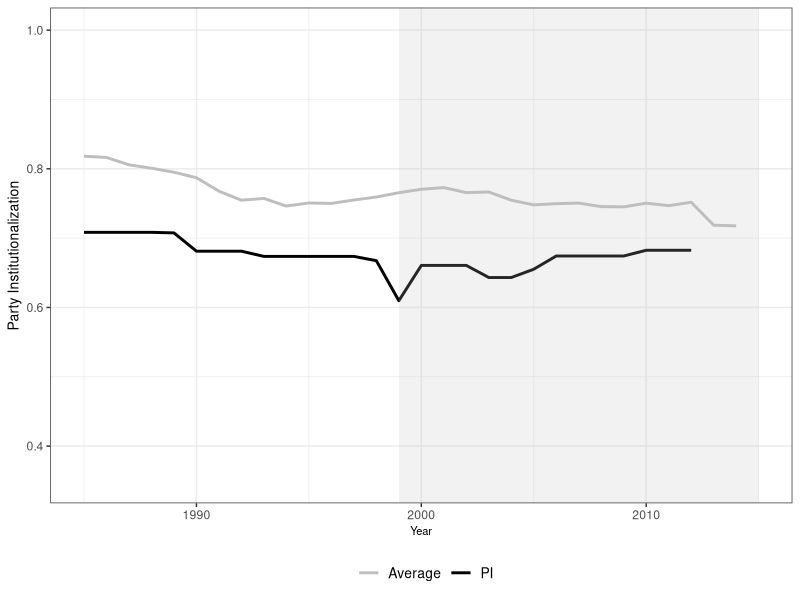

The R script that drew this image: (Note: this script raises an error after producing the figure.)
#fig 3-8
library(dplyr) 
library(readr)
library(ggplot2)
library(cowplot)
library(zoo)
#setwd("C:/Users/Darin/Documents/populism/descriptive")
`%notin%` <- function(x,y) !(x %in% y) 

df <- read_csv("time_series.csv")

###Venezuela####
dv <- df %>% 
  filter(countryname == "Venezuela")

v1 <- ggplot() +
  geom_line(data = dv, aes(x = year, y = v2xps_party, color = "v2xps_party"), size = 1) +
  geom_line(data = dv, aes(x = year, y = avg_psi, color = "average_PSI"), size = 1) +
  theme_bw() +
  geom_rect(aes(xmin = 1999, xmax = 2015, ymin = -Inf, ymax = Inf), fill = "gray", alpha= 0.2) +
  ylim(0.35,1) +
  xlim(1985, 2015) +
  ylab("Party Institutionalization") +
  xlab("Year") +
  #ggtitle("Venezuelan Party Institutionalization \nand Party Strength") +
  theme(plot.title = element_text(size = 10, lineheight=.8, face="bold"), legend.position = "bottom", legend.title=element_blank()) +
  scale_color_manual(values=c("v2xps_party"="black", "average_PSI" = "gray"), labels = c("Average", "PI"), name = "") +
  theme(legend.text=element_text(size=10), legend.title=element_text(size=10, face = "bold"),
        axis.title.x = element_text(size = 8),
        axis.title.y = element_text(size = 10)) 

v2 <- ggplot() +
  geom_line(data = dv, aes(x = year, y = normalPI, color = "normalPI"), size = 1) +
  geom_line(data = dv, aes(x = year, y = avg_nps, color = "avg_nps"), size = 1) +
  theme_bw() +
  geom_rect(aes(xmin = 1999, xmax = 2015, ymin = -Inf, ymax = Inf), fill = "gray", alpha= 0.2) +
  scale_y_continuous(limits = c(0.35, 1), position = "right") +
  xlim(1985, 2015) +
  ylab("Party Strengh") +
  xlab("Year") +
  #ggtitle("Venezuelan Party Institutionalization \nand Party Strength") +
  theme(plot.title = element_text(size = 10, lineheight=.8, face="bold"), legend.position = "bottom", legend.title=element_blank()) +
  scale_color_manual(values=c("normalPI"="black", "avg_nps" = "gray"), labels = c("Average", "Party Strength"), name = "") +
  theme(legend.text=element_text(size=10), legend.title=element_text(size=10, face = "bold"),
        axis.title.x = element_text(size = 6),
        axis.title.y = element_text(size = 10)) 


ggsave("venezuela1.jpg", plot = v1)
ggsave("venezuela2.jpg", plot = v2)
########

###Bolivia####
db <- df %>% 
  filter(countryname == "Bolivia")

b1 <- ggplot() +
  geom_line(data = db, aes(x = year, y = v2xps_party, color = "v2xps_party"), size = 1) +
  geom_line(data = db, aes(x = year, y = avg_psi, color = "average_PSI"), size = 1) +
  theme_bw() +
  geom_rect(aes(xmin = 2005, xmax = 2016, ymin = -Inf, ymax = Inf), fill = "gray", alpha= 0.2) +
  #geom_rect(aes(xmin = 2002, xmax = 2012, ymin = 0, ymax = Inf), fill = "gray", alpha= 0.2) +
  ylim(0.35,1) +
  xlim(1985, 2016) +
  ylab("Party Institutionalization") +
  xlab("Year") +
  #ggtitle("Venezuelan Party Institutionalization \nand Party Strength") +
  theme(plot.title = element_text(size = 10, lineheight=.8, face="bold"), legend.position = "bottom", legend.title=element_blank()) +
  scale_color_manual(values=c("v2xps_party"="black", "average_PSI" = "gray"), labels = c("Average", "PI"), name = "") +
  theme(legend.text=element_text(size=10), legend.title=element_text(size=10, face = "bold"),
        axis.title.x = element_text(size = 8),
        axis.title.y = element_text(size = 10)) 

b2 <- ggplot() +
  geom_line(data = db, aes(x = year, y = normalPI, color = "normalPI"), size = 1) +
  geom_line(data = db, aes(x = year, y = avg_nps, color = "avg_nps"), size = 1) +
  theme_bw() +
  geom_rect(aes(xmin = 2005, xmax = 2016, ymin = -Inf, ymax = Inf), fill = "gray", alpha= 0.2) +
  #geom_rect(aes(xmin = 2002, xmax = 2012, ymin = 0, ymax = Inf), fill = "gray", alpha= 0.2) +
  scale_y_continuous(limits = c(0.35, 1), position = "right") +
  xlim(1985, 2016) +
  ylab("Party Strengh") +
  xlab("Year") +
  #ggtitle("Venezuelan Party Institutionalization \nand Party Strength") +
  theme(plot.title = element_text(size = 10, lineheight=.8, face="bold"), legend.position = "bottom", legend.title=element_blank()) +
  scale_color_manual(values=c("normalPI"="black", "avg_nps" = "gray"), labels = c("Average", "Party Strength"), name = "") +
  theme(legend.text=element_text(size=10), legend.title=element_text(size=10, face = "bold"),
        axis.title.x = element_text(size = 6),
        axis.title.y = element_text(size = 10)) 

ggsave("bolivia1.jpg", plot = b1)
ggsave("bolivia2.jpg", plot = b2)

###Thailand####
dt <- df %>% 
  filter(countryname == "Thailand")

t1 <- ggplot() +
  geom_line(data = dt, aes(x = year, y = v2xps_party, color = "v2xps_party"), size = 1) +
  geom_line(data = dt, aes(x = year, y = avg_psi, color = "average_PSI"), size = 1) +
  theme_bw() +
  geom_rect(aes(xmin = 2001, xmax = 2006, ymin = -Inf, ymax = Inf), fill = "gray", alpha= 0.2) +
  ylim(0.35,1) +
  xlim(1990, 2015) +
  ylab("Party Institutionalization") +
  xlab("Year") +
  theme(plot.title = element_text(size = 10, lineheight=.8, face="bold"), legend.position = "bottom", legend.title=element_blank()) +
  scale_color_manual(values=c("v2xps_party"="black", "average_PSI" = "gray"), labels = c("Average", "PI"), name = "") +
  theme(legend.text=element_text(size=10), legend.title=element_text(size=10, face = "bold"),
        axis.title.x = element_text(size = 8),
        axis.title.y = element_text(size = 10)) 

t2 <- ggplot() +
  geom_line(data = dt, aes(x = year, y = normalPI, color = "normalPI"), size = 1) +
  geom_line(data = dt, aes(x = year, y = avg_nps, color = "avg_nps"), size = 1) +
  theme_bw() +
  geom_rect(aes(xmin = 2001, xmax = 2006, ymin = -Inf, ymax = Inf), fill = "gray", alpha= 0.2) +
  scale_y_continuous(limits = c(0.35, 1), position = "right") +
  xlim(1990, 2015) +
  ylab("Party Strengh") +
  xlab("Year") +
  theme(plot.title = element_text(size = 10, lineheight=.8, face="bold"), legend.position = "bottom", legend.title=element_blank()) +
  scale_color_manual(values=c("normalPI"="black", "avg_nps" = "gray"), labels = c("Average", "Party Strength"), name = "") +
  theme(legend.text=element_text(size=10), legend.title=element_text(size=10, face = "bold"),
        axis.title.x = element_text(size = 6),
        axis.title.y = element_text(size = 10)) 

ggsave("thailand1.jpg", plot = t1)
ggsave("thailand2.jpg", plot = t2)

###Philippines####
dp <- df %>% 
  filter(countryname == "Philippines")

p1 <- ggplot() +
  geom_line(data = dp, aes(x = year, y = v2xps_party, color = "v2xps_party"), size = 1) +
  geom_line(data = dp, aes(x = year, y = avg_psi, color = "average_PSI"), size = 1) +
  theme_bw() +
  #geom_rect(aes(xmin = 2001, xmax = 2006, ymin = -Inf, ymax = Inf), fill = "gray", alpha= 0.2) +
  scale_y_continuous(limits = c(0.35, 1), position = "right") +
  xlim(1990, 2015) +
  ylab("Party Institutionalization") +
  xlab("Year") +
  theme(plot.title = element_text(size = 10, lineheight=.8, face="bold"), legend.position = "bottom", legend.title=element_blank()) +
  scale_color_manual(values=c("v2xps_party"="black", "average_PSI" = "gray"), labels = c("Average", "PI"), name = "") +
  theme(legend.text=element_text(size=10), legend.title=element_text(size=10, face = "bold"),
        axis.title.x = element_text(size = 8),
        axis.title.y = element_text(size = 10)) 

p2 <- ggplot() +
  geom_line(data = dp, aes(x = year, y = normalPI, color = "normalPI"), size = 1) +
  geom_line(data = dp, aes(x = year, y = avg_nps, color = "avg_nps"), size = 1) +
  theme_bw() +
  #geom_rect(aes(xmin = 2001, xmax = 2006, ymin = -Inf, ymax = Inf), fill = "gray", alpha= 0.2) +
  ylim(0.35,1) +
  xlim(1990, 2015) +
  ylab("Party Strengh") +
  xlab("Year") +
  theme(plot.title = element_text(size = 10, lineheight=.8, face="bold"), legend.position = "bottom", legend.title=element_blank()) +
  scale_color_manual(values=c("normalPI"="black", "avg_nps" = "gray"), labels = c("Average", "Party Strength"), name = "") +
  theme(legend.text=element_text(size=10), legend.title=element_text(size=10, face = "bold"),
        axis.title.x = element_text(size = 6),
        axis.title.y = element_text(size = 10)) 

ggsave("philippines1.jpg", plot = p1)
ggsave("philippines2.jpg", plot = p2)

###France####
dfr <- df %>% 
  filter(countryname == "France")

f1 <- ggplot() +
  geom_line(data = dfr, aes(x = year, y = v2xps_party, color = "v2xps_party"), size = 1) +
  geom_line(data = dfr, aes(x = year, y = avg_psi, color = "average_PSI"), size = 1) +
  theme_bw() +
  geom_rect(aes(xmin = 1988, xmax = 2015, ymin = -Inf, ymax = Inf), fill = "gray", alpha= 0.2) +
  ylim(0.35,1) +
  xlim(1980, 2015) +
  ylab("Party Institutionalization") +
  xlab("Year") +
  theme(plot.title = element_text(size = 10, lineheight=.8, face="bold"), legend.position = "bottom", legend.title=element_blank()) +
  scale_color_manual(values=c("v2xps_party"="black", "average_PSI" = "gray"), labels = c("Average", "PI"), name = "") +
  theme(legend.text=element_text(size=10), legend.title=element_text(size=10, face = "bold"),
        axis.title.x = element_text(size = 8),
        axis.title.y = element_text(size = 10)) 

f2 <- ggplot() +
  geom_line(data = dfr, aes(x = year, y = normalPI, color = "normalPI"), size = 1) +
  geom_line(data = dfr, aes(x = year, y = avg_nps, color = "avg_nps"), size = 1) +
  theme_bw() +
  geom_rect(aes(xmin = 1988, xmax = 2015, ymin = -Inf, ymax = Inf), fill = "gray", alpha= 0.2) +
  scale_y_continuous(limits = c(0.35, 1), position = "right") +
  xlim(1980, 2015) +
  ylab("Party Strengh") +
  xlab("Year") +
  theme(plot.title = element_text(size = 10, lineheight=.8, face="bold"), legend.position = "bottom", legend.title=element_blank()) +
  scale_color_manual(values=c("normalPI"="black", "avg_nps" = "gray"), labels = c("Average", "Party Strength"), name = "") +
  theme(legend.text=element_text(size=10), legend.title=element_text(size=10, face = "bold"),
        axis.title.x = element_text(size = 6),
        axis.title.y = element_text(size = 10)) 

ggsave("france1.jpg", plot = f1)
ggsave("france2.jpg", plot = f2)

###Austria####
da <- df %>% 
  filter(countryname == "Austria")

a1 <- ggplot() +
  geom_line(data = da, aes(x = year, y = v2xps_party, color = "v2xps_party"), size = 1) +
  geom_line(data = da, aes(x = year, y = avg_psi, color = "average_PSI"), size = 1) +
  theme_bw() +
  geom_rect(aes(xmin = 1986, xmax = 2015, ymin = -Inf, ymax = Inf), fill = "gray", alpha= 0.2) +
  ylim(0.35,1) +
  xlim(1980, 2015) +
  ylab("Party Institutionalization") +
  xlab("Year") +
  theme(plot.title = element_text(size = 10, lineheight=.8, face="bold"), legend.position = "bottom", legend.title=element_blank()) +
  scale_color_manual(values=c("v2xps_party"="black", "average_PSI" = "gray"), labels = c("Average", "PI"), name = "") +
  theme(legend.text=element_text(size=10), legend.title=element_text(size=10, face = "bold"),
        axis.title.x = element_text(size = 8),
        axis.title.y = element_text(size = 10)) 

a2 <- ggplot() +
  geom_line(data = da, aes(x = year, y = normalPI, color = "normalPI"), size = 1) +
  geom_line(data = da, aes(x = year, y = avg_nps, color = "avg_nps"), size = 1) +
  theme_bw() +
  geom_rect(aes(xmin = 1986, xmax = 2015, ymin = -Inf, ymax = Inf), fill = "gray", alpha= 0.2) +
  scale_y_continuous(limits = c(0.35, 1), position = "right") +
  xlim(1980, 2015) +
  ylab("Party Strengh") +
  xlab("Year") +
  theme(plot.title = element_text(size = 10, lineheight=.8, face="bold"), legend.position = "bottom", legend.title=element_blank()) +
  scale_color_manual(values=c("normalPI"="black", "avg_nps" = "gray"), labels = c("Average", "Party Strength"), name = "") +
  theme(legend.text=element_text(size=10), legend.title=element_text(size=10, face = "bold"),
        axis.title.x = element_text(size = 6),
        axis.title.y = element_text(size = 10)) 


ggsave("austria1.jpg", plot = a1)
ggsave("austria2.jpg", plot = a2)

###USA####
du <- df %>% 
  filter(countryname == "United States of America")

u1 <- ggplot() +
  geom_line(data = du, aes(x = year, y = v2xps_party, color = "v2xps_party"), size = 1) +
  geom_line(data = du, aes(x = year, y = avg_psi, color = "average_PSI"), size = 1) +
  theme_bw() +
  geom_rect(aes(xmin = 2008, xmax = 2015, ymin = -Inf, ymax = Inf), fill = "gray", alpha= 0.2) +
  ylim(0.35,1) +
  xlim(1990, 2015) +
  ylab("Party Institutionalization") +
  xlab("Year") +
  theme(plot.title = element_text(size = 10, lineheight=.8, face="bold"), legend.position = "bottom", legend.title=element_blank()) +
  scale_color_manual(values=c("v2xps_party"="black", "average_PSI" = "gray"), labels = c("Average", "PI"), name = "") +
  theme(legend.text=element_text(size=10), legend.title=element_text(size=10, face = "bold"),
        axis.title.x = element_text(size = 8),
        axis.title.y = element_text(size = 10)) 

u2 <- ggplot() +
  geom_line(data = du, aes(x = year, y = normalPI, color = "normalPI"), size = 1) +
  geom_line(data = du, aes(x = year, y = avg_nps, color = "avg_nps"), size = 1) +
  theme_bw() +
  geom_rect(aes(xmin = 2008, xmax = 2015, ymin = -Inf, ymax = Inf), fill = "gray", alpha= 0.2) +
  scale_y_continuous(limits = c(0.35, 1), position = "right") +
  xlim(1990, 2015) +
  ylab("Party Strengh") +
  xlab("Year") +
  theme(plot.title = element_text(size = 10, lineheight=.8, face="bold"), legend.position = "bottom", legend.title=element_blank()) +
  scale_color_manual(values=c("normalPI"="black", "avg_nps" = "gray"), labels = c("Average", "Party Strength"), name = "") +
  theme(legend.text=element_text(size=10), legend.title=element_text(size=10, face = "bold"),
        axis.title.x = element_text(size = 6),
        axis.title.y = element_text(size = 10)) 


ggsave("usa1.jpg", plot = u1)
ggsave("usa2.jpg", plot = u2)

###Spain####
ds <- df %>% 
  filter(countryname == "Spain")

s1 <- ggplot() +
  geom_line(data = ds, aes(x = year, y = v2xps_party, color = "v2xps_party"), size = 1) +
  geom_line(data = ds, aes(x = year, y = avg_psi, color = "average_PSI"), size = 1) +
  theme_bw() +
  geom_rect(aes(xmin = 2014, xmax = 2015, ymin = -Inf, ymax = Inf), fill = "gray", alpha= 0.2) +
  ylim(0.35,1) +
  xlim(1990, 2015) +
  ylab("Party Institutionalization") +
  xlab("Year") +
  theme(plot.title = element_text(size = 10, lineheight=.8, face="bold"), legend.position = "bottom", legend.title=element_blank()) +
  scale_color_manual(values=c("v2xps_party"="black", "average_PSI" = "gray"), labels = c("Average", "PI"), name = "") +
  theme(legend.text=element_text(size=10), legend.title=element_text(size=10, face = "bold"),
        axis.title.x = element_text(size = 8),
        axis.title.y = element_text(size = 10)) 

s2 <- ggplot() +
  geom_line(data = ds, aes(x = year, y = normalPI, color = "normalPI"), size = 1) +
  geom_line(data = ds, aes(x = year, y = avg_nps, color = "avg_nps"), size = 1) +
  theme_bw() +
  geom_rect(aes(xmin = 2014, xmax = 2015, ymin = -Inf, ymax = Inf), fill = "gray", alpha= 0.2) +
  scale_y_continuous(limits = c(0.35, 1), position = "right") +
  xlim(1990, 2015) +
  ylab("Party Strengh") +
  xlab("Year") +
  theme(plot.title = element_text(size = 10, lineheight=.8, face="bold"), legend.position = "bottom", legend.title=element_blank()) +
  scale_color_manual(values=c("normalPI"="black", "avg_nps" = "gray"), labels = c("Average", "Party Strength"), name = "") +
  theme(legend.text=element_text(size=10), legend.title=element_text(size=10, face = "bold"),
        axis.title.x = element_text(size = 6),
        axis.title.y = element_text(size = 10)) 


ggsave("spain1.jpg", plot = s1)
ggsave("spain2.jpg", plot = s2)


